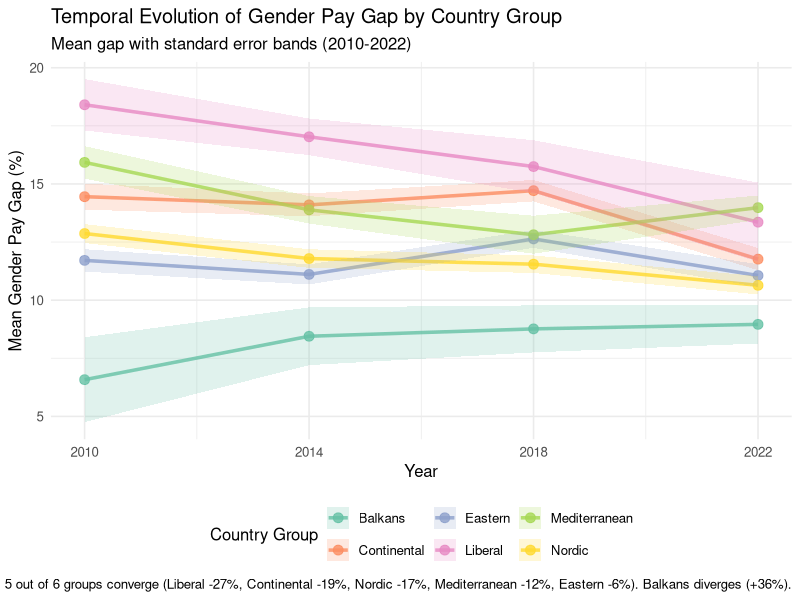

The R script that drew this image:
library(tidyverse)
library(ggplot2)

gap_panel2 <- read.csv("output/data/panel2_sector_occupation_4years.csv")

country_groups <- list(
  Nordic = c("DK", "FI", "IS", "NO", "SE"),
  Continental = c("AT", "BE", "DE", "FR", "LU", "NL", "CH", "LI"),
  Mediterranean = c("CY", "EL", "ES", "IT", "MT", "PT"),
  Eastern = c("BG", "CZ", "EE", "HR", "HU", "LT", "LV", "PL", "RO", "SI", "SK"),
  Liberal = c("IE", "UK"),
  Balkans = c("AL", "BA", "ME", "MK", "RS", "XK")
)

country_group_map <- data.frame(
  country = unlist(country_groups),
  country_group = rep(names(country_groups), sapply(country_groups, length)),
  stringsAsFactors = FALSE
)

temporal_trends <- gap_panel2 %>%
  left_join(country_group_map, by = "country") %>%
  filter(!is.na(country_group)) %>%
  group_by(year, country_group) %>%
  summarise(
    mean_gap = mean(gender_pay_gap, na.rm = TRUE),
    se_gap = sd(gender_pay_gap, na.rm = TRUE) / sqrt(n()),
    .groups = "drop"
  )

theme_set(theme_minimal(base_size = 12))

p5 <- ggplot(temporal_trends, aes(x = year, y = mean_gap, color = country_group, group = country_group)) +
  geom_line(linewidth = 1.2, alpha = 0.8) +
  geom_point(size = 3, alpha = 0.8) +
  geom_ribbon(aes(ymin = mean_gap - se_gap, ymax = mean_gap + se_gap, fill = country_group),
              alpha = 0.2, color = NA) +
  scale_color_brewer(palette = "Set2", name = "Country Group") +
  scale_fill_brewer(palette = "Set2", name = "Country Group") +
  scale_x_continuous(breaks = c(2010, 2014, 2018, 2022)) +
  labs(
    title = "Temporal Evolution of Gender Pay Gap by Country Group",
    subtitle = "Mean gap with standard error bands (2010-2022)",
    x = "Year",
    y = "Mean Gender Pay Gap (%)",
    caption = "5 out of 6 groups converge (Liberal -27%, Continental -19%, Nordic -17%, Mediterranean -12%, Eastern -6%). Balkans diverges (+36%)."
  ) +
  theme(legend.position = "bottom")

ggsave("output/figures/temporal_trends_country_groups.png", p5, width = 10, height = 6, dpi = 300)
cat("✅ Saved: output/figures/temporal_trends_country_groups.png\n")
